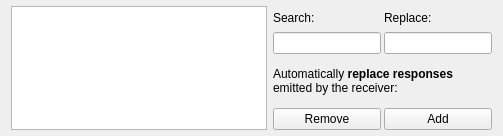
        <widget class="QWidget" name="tab_15">
         <attribute name="title">
          <string>RegExp Replace</string>
         </attribute>
         <layout class="QHBoxLayout" name="horizontalLayout_11">
          <property name="topMargin">
           <number>6</number>
          </property>
          <property name="bottomMargin">
           <number>6</number>
          </property>
          <item>
           <widget class="QListWidget" name="receiverRegexpReplaceList">
            <property name="sizePolicy">
             <sizepolicy hsizetype="Fixed" vsizetype="Fixed">
              <horstretch>0</horstretch>
              <verstretch>0</verstretch>
             </sizepolicy>
            </property>
            <property name="maximumSize">
             <size>
              <width>16777215</width>
              <height>124</height>
             </size>
            </property>
           </widget>
          </item>
          <item>
           <layout class="QVBoxLayout" name="verticalLayout_13">
            <property name="spacing">
             <number>3</number>
            </property>
            <item>
             <layout class="QHBoxLayout" name="horizontalLayout_20">
              <item>
               <layout class="QVBoxLayout" name="verticalLayout_3">
                <item>
                 <widget class="QLabel" name="label_18">
                  <property name="text">
                   <string>Search:</string>
                  </property>
                 </widget>
                </item>
                <item>
                 <widget class="QLineEdit" name="receiverRegexpSearchEdit"/>
                </item>
               </layout>
              </item>
              <item>
               <layout class="QVBoxLayout" name="verticalLayout_25">
                <item>
                 <widget class="QLabel" name="label_19">
                  <property name="text">
                   <string>Replace:</string>
                  </property>
                 </widget>
                </item>
                <item>
                 <widget class="QLineEdit" name="receiverRegexpReplaceEdit"/>
                </item>
               </layout>
              </item>
             </layout>
            </item>
            <item>
             <widget class="QLabel" name="label_22">
              <property name="text">
               <string>Automatically &lt;strong&gt;replace responses&lt;/strong&gt; emitted by the receiver:</string>
              </property>
              <property name="wordWrap">
               <bool>true</bool>
              </property>
             </widget>
            </item>
            <item>
             <layout class="QHBoxLayout" name="horizontalLayout_21">
              <item>
               <widget class="QPushButton" name="receiverRegexpReplaceRemove">
                <property name="text">
                 <string>Remove</string>
                </property>
               </widget>
              </item>
              <item>
               <widget class="QPushButton" name="receiverRegexpReplaceAdd">
                <property name="text">
                 <string>Add</string>
                </property>
               </widget>
              </item>
             </layout>
            </item>
           </layout>
          </item>
         </layout>
        </widget>
